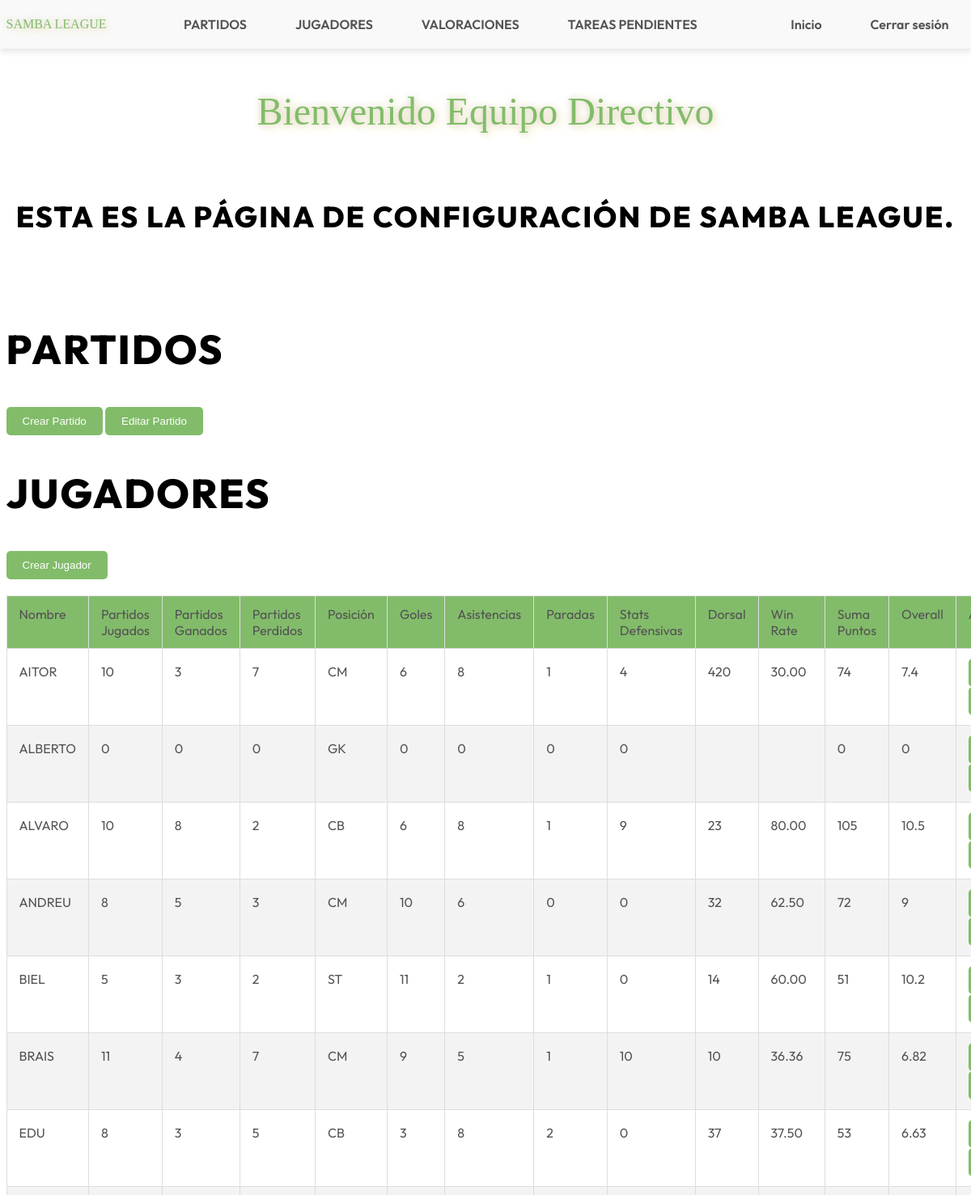
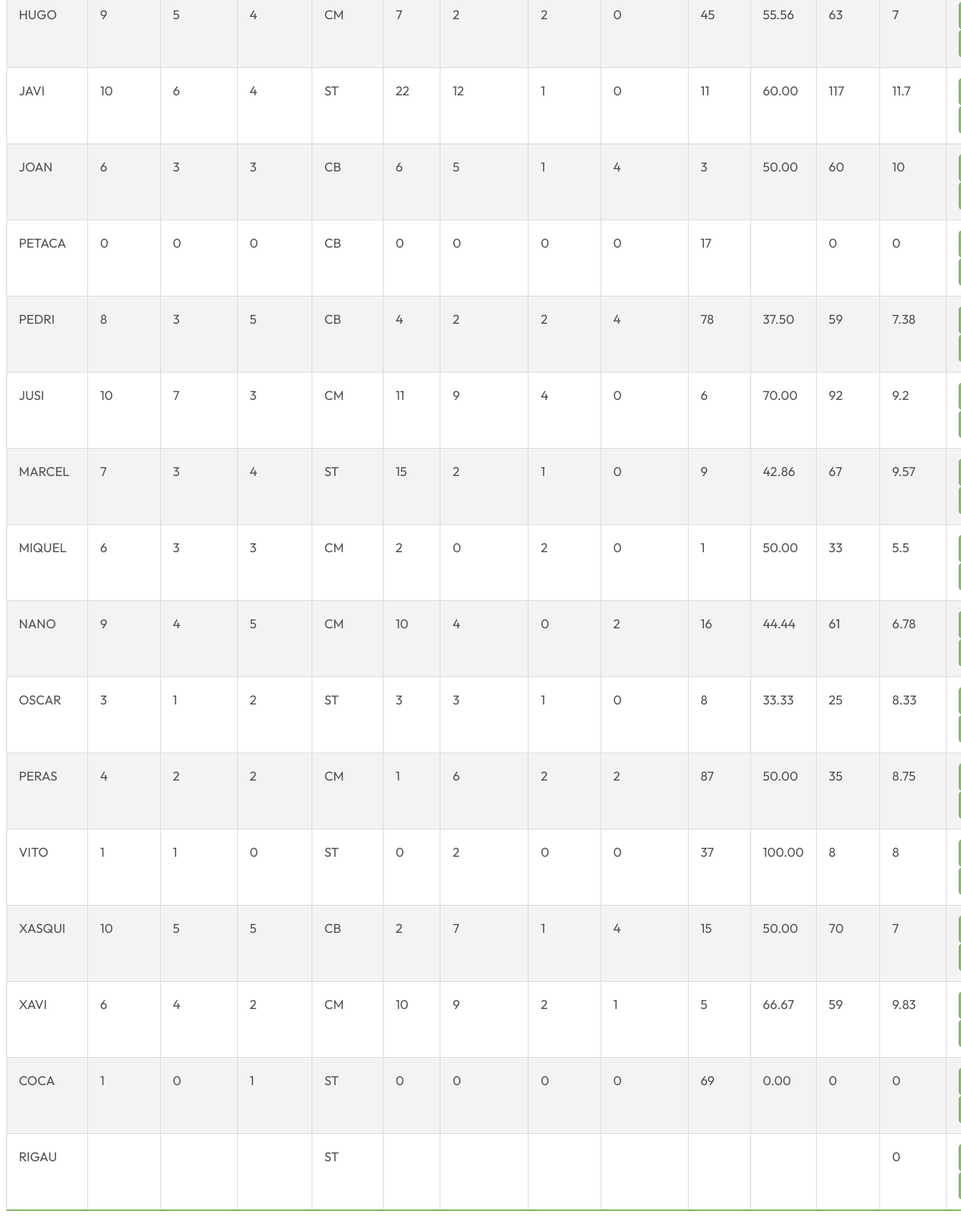
The app's page /conf-samba.php (signed in) with its own data (2 pictures, top to bottom).
### tables this page shows
CREATE TABLE Estadisticas (
    id INT PRIMARY KEY AUTO_INCREMENT,
    id_jugador INT NOT NULL,
    partidos_jugados INT NOT NULL,
    victorias INT NOT NULL,
    derrotas INT NOT NULL,
    goles INT NOT NULL,
    asistencias INT NOT NULL,
    paradas INT NOT NULL,
    defensa INT NOT NULL,
    puntos INT NOT NULL,
    FOREIGN KEY (id_jugador) REFERENCES Jugadores(id)
);

CREATE TABLE Jugadores (
    id INT PRIMARY KEY AUTO_INCREMENT,
    nombre VARCHAR(50) NOT NULL,
    email VARCHAR(255) NOT NULL,
    dorsal VARCHAR(4),
    posicion VARCHAR(20),
    perfil VARCHAR(20),
    ritmo int,
    disparo int,
    pase int,
    regate int,
    defensa int,
    fisico int 
);

### conf-samba.php (the view, shortened to what this page needs)
<?php
include 'db_connection.php';
$sql = "SELECT j.id, j.nombre, j.posicion, j.dorsal,
               e.partidos_jugados, e.victorias, e.derrotas, e.goles, e.asistencias, e.paradas, e.defensa AS stats_defensivas,
               ROUND((e.victorias / NULLIF(e.partidos_jugados, 0)) * 100, 2) AS win_rate,
               e.puntos AS suma_puntos
        FROM Jugadores j
        LEFT JOIN Estadisticas e ON j.id = e.id_jugador";
$result = $conn->query($sql);
$jugadores = [];
if ($result->num_rows > 0) {
    while ($row = $result->fetch_assoc()) {
        $partidos_jugados = $row['partidos_jugados'] ?? 0;
        $suma_puntos = $row['suma_puntos'] ?? 0;
        $overall = ($partidos_jugados > 0) ? round($suma_puntos / $partidos_jugados, 2) : 0.0;
        $row['overall'] = $overall;
        $jugadores[] = $row;
    }
} else {
    echo "No se encontraron jugadores.";
}
?>
<!DOCTYPE html>
<html lang="es">
<head>
    <link rel="stylesheet" href="media/css/conf.css">
</head>
<body>
    <header>
        <nav class="container">
            <div class="header-logo">
                <a href="index.php">
                    <h1>SAMBA LEAGUE</h1>
                </a>
            </div>
            <ul>
                <li><a href="#partidos">PARTIDOS</a></li>
                <li><a href="#jugadores">JUGADORES</a></li>
                <li><a href="#valoraciones">VALORACIONES</a></li>
                <li><a href="#pendientes">TAREAS PENDIENTES</a></li>
            </ul>
            <ul>
                <li><a href="conf-samba.php">Inicio</a></li>
                <li><a href="logout.php">Cerrar sesión</a></li>
            </ul>
        </nav>
    </header>
    <section class="introduction">
        <div class="container">
            <h1>Bienvenido Equipo Directivo</h1>
            <br>
            <h2>Esta es la página de configuración de Samba League.</h2>
        </div>
    </section>
    <section class="partidos" id="partidos">
        <div class="container">
            <h2>Partidos</h2>
            <button onclick="openCreateMatchModal()">Crear Partido</button>
            <button onclick="openEditMatchModal()">Editar Partido</button>
        </div>
    </section>
    <section class="jugadores" id="jugadores">
        <div class="container">
            <h2>Jugadores</h2>
            <button onclick="openCreatePlayerModal()">Crear Jugador</button>
            <table>
                <thead>
                    <tr>
                        <th>Nombre</th>
                        <th>Partidos Jugados</th>
                        <th>Partidos Ganados</th>
                        <th>Partidos Perdidos</th>
                        <th>Posición</th>
                        <th>Goles</th>
                        <th>Asistencias</th>
                        <th>Paradas</th>
                        <th>Stats Defensivas</th>
                        <th>Dorsal</th>
                        <th>Win Rate</th>
                        <th>Suma Puntos</th>
                        <th>Overall</th>
                        <th>Acciones</th>
                    </tr>
                </thead>
                <tbody>
                    <?php foreach ($jugadores as $jugador): ?>
                        <tr>
                            <td><?php echo $jugador['nombre']; ?></td>
                            <td><?php echo $jugador['partidos_jugados']; ?></td>
                            <td><?php echo $jugador['victorias']; ?></td>
                            <td><?php echo $jugador['derrotas']; ?></td>
                            <td><?php echo $jugador['posicion']; ?></td>
                            <td><?php echo $jugador['goles']; ?></td>
                            <td><?php echo $jugador['asistencias']; ?></td>
                            <td><?php echo $jugador['paradas']; ?></td>
                            <td><?php echo $jugador['stats_defensivas']; ?></td>
                            <td><?php echo $jugador['dorsal']; ?></td>
                            <td><?php echo $jugador['win_rate']; ?></td>
                            <td><?php echo $jugador['suma_puntos']; ?></td>
                            <td><?php echo $jugador['overall']; ?></td>
                            <td>
                                <button onclick="editPlayer(<?php echo $jugador['id']; ?>)">Editar</button>
                                <button onclick="deletePlayer(<?php echo $jugador['id']; ?>)">Eliminar</button>
                            </td>
                        </tr>
                    <?php endforeach; ?>
                </tbody>
            </table>
        </div>
    </section>
</body>
</html>

### media/css/conf.css (style rules this page uses)
html, body, div, span, applet, object, iframe, h1, h2, h3, h4, h5, h6, p, blockquote, pre, a, abbr, acronym, address, big, cite, code, del, dfn, em, img, ins, kbd, q, s, samp, small, strike, strong, sub, sup, tt, var, b, u, i, center, dl, dt, dd, ol, ul, li, fieldset, form, label, legend, table, caption, tbody, tfoot, thead, tr, th, td, article, aside, canvas, details, embed, figure, figcaption, footer, header, hgroup, menu, nav, output, ruby, section, summary, time, mark, audio, video { margin: 0; padding: 0; border: 0; outline: 0; vertical-align: baseline; font-family: "Outfit", sans-serif; color: #535353; font-size: 16px; font-style: normal; font-weight: 400; line-height: normal; }
.container { max-width: 1400px; }
.container, .container-fluid, .container-lg, .container-md, .container-sm, .container-xl, .container-xxl { --bs-gutter-x: 1.5rem; --bs-gutter-y: 0; width: 100%; padding-right: calc(var(--bs-gutter-x)* .5); padding-left: calc(var(--bs-gutter-x)* .5); margin-right: auto; margin-left: auto; }
html { font-size: 62.5%; scroll-behavior: smooth; }
section { display: block; overflow: hidden; }
h1 { font-family: Samba; color: #82BC6A; text-shadow: 0px 0px 10px #D2CAAB, 6px 6px 12px #F9F1D5; }
h2 { color: #000; font-family: Outfit; font-size: 50px; font-style: normal; font-weight: 800; line-height: normal; margin: 40px 0; text-transform: uppercase; letter-spacing: 2px; }
header { background-color: #f9f9f9; padding: 20px 0; box-shadow: 0 4px 8px rgba(0, 0, 0, 0.1); }
.header-logo a { text-decoration: none; }
header nav { display: flex; justify-content: space-between; align-items: center; }
header nav ul { list-style: none; display: flex; gap: 20px; }
header nav ul li { display: inline; }
header nav ul li a { text-decoration: none; color: #535353; font-weight: 600; padding: 10px 20px; border-radius: 5px; transition: background-color 0.3s ease; }
.introduction { padding: 50px 0; text-align: center; }
.introduction h1 { font-size: 4.8rem; margin-bottom: 20px; }
.introduction h2 { font-size: 3.6rem; margin-bottom: 20px; }
table { width: 100%; border-collapse: collapse; margin: 20px 0; font-size: 1.6rem; text-align: left; }
table thead tr { background-color: #82BC6A; color: #ffffff; text-align: left; font-weight: bold; }
table th, table td { padding: 12px 15px; border: 1px solid #dddddd; }
table tbody tr { border-bottom: 1px solid #dddddd; }
table tbody tr:nth-of-type(even) { background-color: #f3f3f3; }
table tbody tr:last-of-type { border-bottom: 2px solid #82BC6A; }
button { background-color: #82BC6A; color: white; border: none; padding: 10px 20px; border-radius: 5px; cursor: pointer; transition: background-color 0.3s ease; }

### records on screen
estadisticas: id_jugador.nombre "AITOR", partidos_jugados "10", victorias "3", derrotas "7", id_jugador.posicion "CM", goles "6", asistencias "8", paradas "1", defensa "4", id_jugador.dorsal "420", win_rate "30.00", puntos "74", overall "7.4"
estadisticas: id_jugador.nombre "ALBERTO", partidos_jugados "0", victorias "0", derrotas "0", id_jugador.posicion "GK", goles "0", asistencias "0", paradas "0", defensa "0", puntos "0", overall "0"
estadisticas: id_jugador.nombre "ALVARO", partidos_jugados "10", victorias "8", derrotas "2", id_jugador.posicion "CB", goles "6", asistencias "8", paradas "1", defensa "9", id_jugador.dorsal "23", win_rate "80.00", puntos "105", overall "10.5"
estadisticas: id_jugador.nombre "ANDREU", partidos_jugados "8", victorias "5", derrotas "3", id_jugador.posicion "CM", goles "10", asistencias "6", paradas "0", defensa "0", id_jugador.dorsal "32", win_rate "62.50", puntos "72", overall "9"
estadisticas: id_jugador.nombre "BIEL", partidos_jugados "5", victorias "3", derrotas "2", id_jugador.posicion "ST", goles "11", asistencias "2", paradas "1", defensa "0", id_jugador.dorsal "14", win_rate "60.00", puntos "51", overall "10.2"
estadisticas: id_jugador.nombre "BRAIS", partidos_jugados "11", victorias "4", derrotas "7", id_jugador.posicion "CM", goles "9", asistencias "5", paradas "1", defensa "10", id_jugador.dorsal "10", win_rate "36.36", puntos "75", overall "6.82"
estadisticas: id_jugador.nombre "EDU", partidos_jugados "8", victorias "3", derrotas "5", id_jugador.posicion "CB", goles "3", asistencias "8", paradas "2", defensa "0", id_jugador.dorsal "37", win_rate "37.50", puntos "53", overall "6.63"
estadisticas: id_jugador.nombre "HUGO", partidos_jugados "9", victorias "5", derrotas "4", id_jugador.posicion "CM", goles "7", asistencias "2", paradas "2", defensa "0", id_jugador.dorsal "45", win_rate "55.56", puntos "63"
estadisticas: id_jugador.nombre "JAVI", partidos_jugados "10", victorias "6", derrotas "4", id_jugador.posicion "ST", goles "22", asistencias "12", paradas "1", defensa "0", id_jugador.dorsal "11", win_rate "60.00", puntos "117", overall "11.7"
estadisticas: id_jugador.nombre "JOAN", partidos_jugados "6", victorias "3", derrotas "3", id_jugador.posicion "CB", goles "6", asistencias "5", paradas "1", defensa "4", id_jugador.dorsal "3", win_rate "50.00", puntos "60", id_jugador "10"
estadisticas: id_jugador.nombre "PETACA", partidos_jugados "0", victorias "0", derrotas "0", id_jugador.posicion "CB", goles "0", asistencias "0", paradas "0", defensa "0", id_jugador.dorsal "17", puntos "0"
estadisticas: id_jugador.nombre "PEDRI", partidos_jugados "8", victorias "3", derrotas "5", id_jugador.posicion "CB", goles "4", asistencias "2", paradas "2", defensa "4", id_jugador.dorsal "78", win_rate "37.50", puntos "59", overall "7.38"
estadisticas: id_jugador.nombre "JUSI", partidos_jugados "10", victorias "7", derrotas "3", id_jugador.posicion "CM", goles "11", asistencias "9", paradas "4", defensa "0", id_jugador.dorsal "6", win_rate "70.00", puntos "92", overall "9.2"
estadisticas: id_jugador.nombre "MARCEL", partidos_jugados "7", victorias "3", derrotas "4", id_jugador.posicion "ST", goles "15", asistencias "2", paradas "1", defensa "0", id_jugador.dorsal "9", win_rate "42.86", puntos "67", overall "9.57"
estadisticas: id_jugador.nombre "MIQUEL", partidos_jugados "6", victorias "3", derrotas "3", id_jugador.posicion "CM", goles "2", asistencias "0", paradas "2", defensa "0", id_jugador.dorsal "1", win_rate "50.00", puntos "33", overall "5.5"
estadisticas: id_jugador.nombre "NANO", partidos_jugados "9", victorias "4", derrotas "5", id_jugador.posicion "CM", goles "10", asistencias "4", paradas "0", defensa "2", id_jugador.dorsal "16", win_rate "44.44", puntos "61", overall "6.78"
estadisticas: id_jugador.nombre "OSCAR", partidos_jugados "3", victorias "1", derrotas "2", id_jugador.posicion "ST", goles "3", asistencias "3", paradas "1", defensa "0", id_jugador.dorsal "8", win_rate "33.33", puntos "25", overall "8.33"
estadisticas: id_jugador.nombre "PERAS", partidos_jugados "4", victorias "2", derrotas "2", id_jugador.posicion "CM", goles "1", asistencias "6", paradas "2", defensa "2", id_jugador.dorsal "87", win_rate "50.00", puntos "35", overall "8.75"
estadisticas: id_jugador.nombre "VITO", partidos_jugados "1", victorias "1", derrotas "0", id_jugador.posicion "ST", goles "0", asistencias "2", paradas "0", defensa "0", id_jugador.dorsal "37", win_rate "100.00", puntos "8"
estadisticas: id_jugador.nombre "XASQUI", partidos_jugados "10", victorias "5", derrotas "5", id_jugador.posicion "CB", goles "2", asistencias "7", paradas "1", defensa "4", id_jugador.dorsal "15", win_rate "50.00", puntos "70"
estadisticas: id_jugador.nombre "XAVI", partidos_jugados "6", victorias "4", derrotas "2", id_jugador.posicion "CM", goles "10", asistencias "9", paradas "2", defensa "1", id_jugador.dorsal "5", win_rate "66.67", puntos "59", overall "9.83"
estadisticas: id_jugador.nombre "COCA", partidos_jugados "1", victorias "0", derrotas "1", id_jugador.posicion "ST", goles "0", asistencias "0", paradas "0", defensa "0", id_jugador.dorsal "69", win_rate "0.00", puntos "0"
jugadores: nombre "RIGAU", posicion "ST", overall "0"
